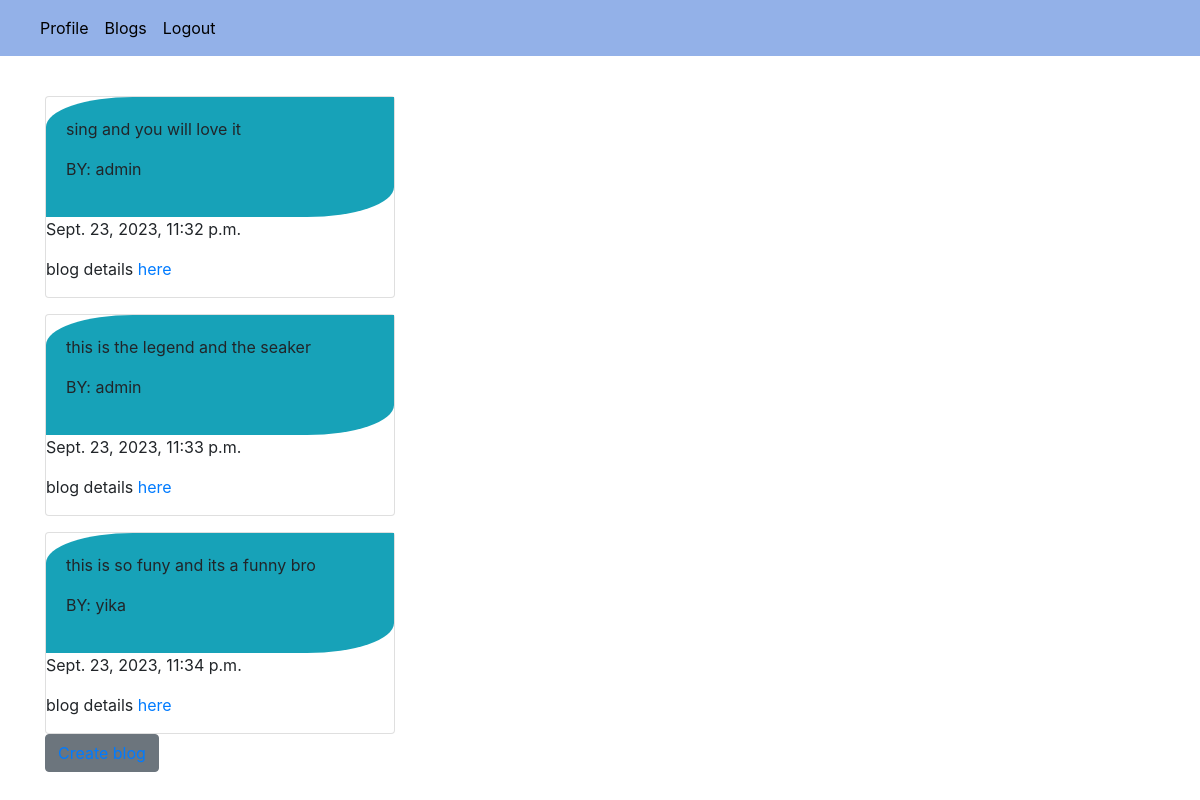
/blog_list/ (signed in), run on the app's committed database.
### blogapp/models.py (models this page shows, shortened)
class BlogPost(models.Model):
    title = models.CharField(max_length=200)
    content = models.TextField()
    author = models.ForeignKey(User, on_delete=models.CASCADE)
    created_at = models.DateTimeField(auto_now_add=True)
    updated_at = models.DateTimeField(auto_now=True)
    is_published = models.BooleanField(default=False)

### blogapp/views.py (the view)
# urls.py: path('blog_list/', user_views.blog_list, name='blog_list'),
@login_required()
def blog_list(request):
    blog = BlogPost.objects.filter(is_published = True).order_by('created_at')
    pic = UserProfile.objects.all();
    return render(request,'blog/blog_list.html',{'blog':blog,'pic':pic})

### templates/blog/blog_list.html (shortened to what this page needs)
{% extends 'navbar/nav.html' %}
{% block content %}
<br>
<div class="container">
    <div class="row">
        <div class="col-md-4">
            {% for i in blog %}
            <div class="card mt-3">
                <div class="card-body bg-info" style="border-bottom-right-radius: 25%; border-top-left-radius: 25%;">
                <p>{{ i.content|truncatewords:20 }}</p><span>
                <p>BY: {{ i.author.username }}</p>
                </div>
                <p>{{ i.created_at }}</p></span>
                <p>blog details <a href="{% url 'blog_detail' i.pk %}" style=" font-size: 1rem;">here</a></p>
            </div>
            {% empty %}
              <p>No blogs available.</p>
            {% endfor %}
        </div>
    </div>
    <button class="btn btn-secondary"> <a href="{% url 'blog_create' %}">Create blog</a></button>
</div>
{% endblock  %}

### data on the page
BlogPost: content "sing and you will love it", author.username "admin", created_at "Sept. 23, 2023, 11:32 p.m."
BlogPost: content "this is the legend and the seaker", author.username "admin", created_at "Sept. 23, 2023, 11:33 p.m."
BlogPost: content "this is so funy and its a funny bro", author.username "yika", created_at "Sept. 23, 2023, 11:34 p.m."
